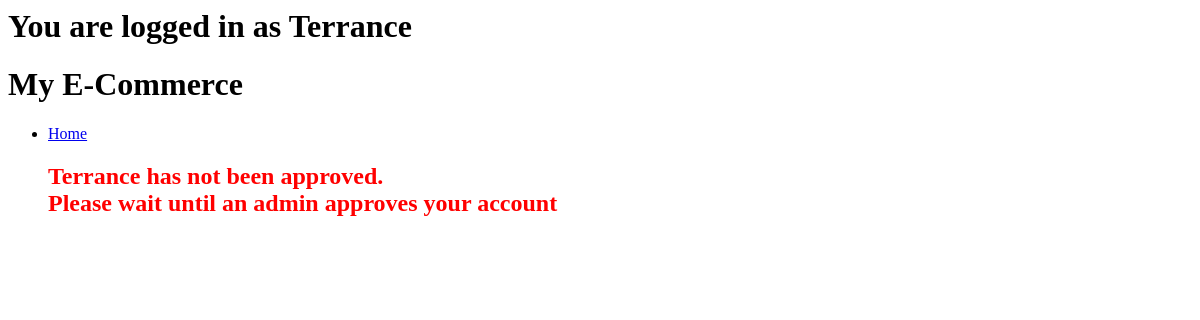
Before: /144263500/auth/users with the older database file.
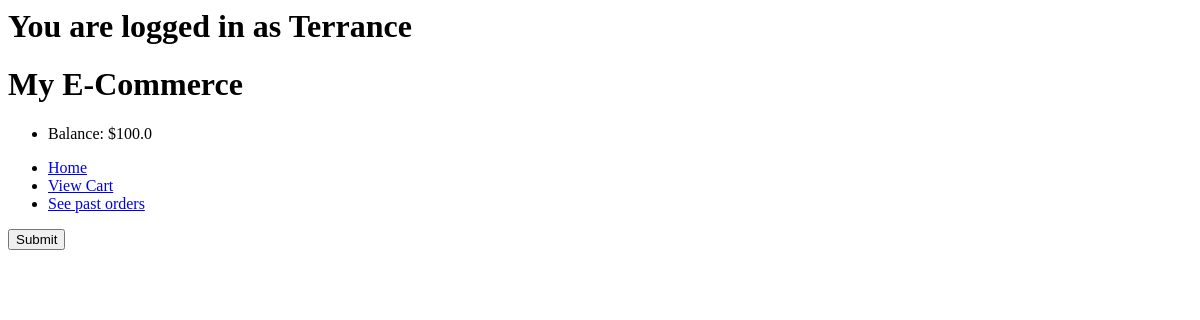
After: the same page with the newer database file.
### main/models.py (models this page shows, shortened)
class User(models.Model):
    userID = models.BigIntegerField(primary_key=True)
    username = models.CharField(max_length=50, unique=True)
    password = models.CharField(max_length=200)
    email = models.EmailField()
    role = models.SmallIntegerField()
    balance = models.FloatField(default=0)
    approved = models.BooleanField(default=False)

### main/views.py (the view, shortened to what this page needs)
# urls.py: path("auth/users", views.authUsers, name="authUsers"),
def authUsers(request, UserID=0):
    userData = User.objects.get(userID=UserID)
    users = User.objects.filter(approved=False)
    return render(request, "auth.html", context={"users":users, "userData":userData})

### main/templates/auth.html (shortened to what this page needs)
{%extends 'base.html'%}
{%block content%}
    <form method="POST" action="">
    <button type="submit", name="save", value="save">Submit</button>
    </form>
{%endblock content%}

### main/templates/base.html (shortened to what this page needs)
<header>
    <div class="logo">
      {% if userData.username %}
      <h1>You are logged in as {{userData.username}}</h1>
      {% endif %}
      <h1>My E-Commerce</h1>
    </div>
    <nav>
        <ul>
            {%if not userData.userID%}
              <li><a href="/">Home</a></li>
              <li><a href="/login">Login</a></li>
              <li><a href="/create">Register</a></li>
            {%elif not userData.approved%}
                <li><a href="/">Home</a></li>
                <h1 style="color:red">
                    {{userData.username}} has not been approved.<br>
                     Please wait until an admin approves your account</h1>
            {%else%}
                <li><p>Balance: ${{userData.balance}}</p></li>
              <li><a href="/{{userData.userID}}/main">Home</a></li>
                {%if userData.role == 3%}
                    <li><a href="/{{userData.userID}}/auth/users">Authenticate users</a></li>
                    <li><a href="/{{userData.userID}}/auth/items">Authenticate items</a></li>
                {%elif userData.role == 2%}
                    <li><a href="/{{userData.userID}}/sell/makeItem">Add new product</a></li>
                    <li><a href="/{{userData.userID}}/sell/items">See and edit Products</a></li>
                    <li><a href="/{{userData.userID}}/sell/orders">See past ordered items</a></li>
                {%elif userData.role == 1%}
                    <li><a href="/{{userData.userID}}/buy/cart">View Cart</a></li>
                    <li><a href="/{{userData.userID}}/buy/orders">See past orders</a></li>
                {%endif%}
          </ul>
          {%endif%}
    </nav>
  </header>
{%if not userData.userID or userData.approved%}
  {%block content%}
  {%endblock content%}
{%endif%}

Changed rows visible on the page:
changed User "Terrance": approved False → True (drawn); balance (not shown) → "100.0"; username "Terrance" → (not shown)
Other visible differences:
text no longer shown: "has not been approved. Please wait until an admin approves your account"
text now shown: "Balance: $ View Cart See past orders Submit"
